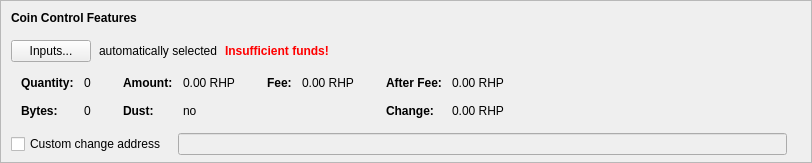
    <widget class="QFrame" name="frameCoinControl">
     <property name="sizePolicy">
      <sizepolicy hsizetype="Expanding" vsizetype="Expanding">
       <horstretch>0</horstretch>
       <verstretch>0</verstretch>
      </sizepolicy>
     </property>
     <property name="maximumSize">
      <size>
       <width>16777215</width>
       <height>16777215</height>
      </size>
     </property>
     <property name="frameShape">
      <enum>QFrame::StyledPanel</enum>
     </property>
     <property name="frameShadow">
      <enum>QFrame::Sunken</enum>
     </property>
     <layout class="QVBoxLayout" name="verticalLayoutCoinControl2">
      <property name="spacing">
       <number>0</number>
      </property>
      <property name="leftMargin">
       <number>0</number>
      </property>
      <property name="topMargin">
       <number>0</number>
      </property>
      <property name="rightMargin">
       <number>0</number>
      </property>
      <property name="bottomMargin">
       <number>6</number>
      </property>
      <item>
       <layout class="QVBoxLayout" name="verticalLayoutCoinControl" stretch="0,0,0,0,1">
        <property name="spacing">
         <number>0</number>
        </property>
        <property name="leftMargin">
         <number>10</number>
        </property>
        <property name="topMargin">
         <number>10</number>
        </property>
        <item>
         <layout class="QHBoxLayout" name="horizontalLayoutCoinControl1">
          <property name="bottomMargin">
           <number>15</number>
          </property>
          <item>
           <widget class="QLabel" name="labelCoinControlFeatures">
            <property name="sizePolicy">
             <sizepolicy hsizetype="Preferred" vsizetype="Maximum">
              <horstretch>0</horstretch>
              <verstretch>0</verstretch>
             </sizepolicy>
            </property>
            <property name="font">
             <font>
              <weight>75</weight>
              <bold>true</bold>
             </font>
            </property>
            <property name="styleSheet">
             <string notr="true">font-weight:bold;</string>
            </property>
            <property name="text">
             <string>Coin Control Features</string>
            </property>
           </widget>
          </item>
         </layout>
        </item>
        <item>
         <layout class="QHBoxLayout" name="horizontalLayoutCoinControl2" stretch="0,0,0,0">
          <property name="spacing">
           <number>8</number>
          </property>
          <property name="bottomMargin">
           <number>10</number>
          </property>
          <item>
           <widget class="QPushButton" name="pushButtonCoinControl">
            <property name="styleSheet">
             <string notr="true"/>
            </property>
            <property name="text">
             <string>Inputs...</string>
            </property>
            <property name="autoDefault">
             <bool>false</bool>
            </property>
           </widget>
          </item>
          <item>
           <widget class="QLabel" name="labelCoinControlAutomaticallySelected">
            <property name="text">
             <string>automatically selected</string>
            </property>
            <property name="margin">
             <number>5</number>
            </property>
           </widget>
          </item>
          <item>
           <widget class="QLabel" name="labelCoinControlInsuffFunds">
            <property name="font">
             <font>
              <weight>75</weight>
              <bold>true</bold>
             </font>
            </property>
            <property name="styleSheet">
             <string notr="true">color:red;font-weight:bold;</string>
            </property>
            <property name="text">
             <string>Insufficient funds!</string>
            </property>
            <property name="margin">
             <number>5</number>
            </property>
           </widget>
          </item>
          <item>
           <spacer name="horizontalSpacerCoinControl">
            <property name="orientation">
             <enum>Qt::Horizontal</enum>
            </property>
            <property name="sizeHint" stdset="0">
             <size>
              <width>40</width>
              <height>1</height>
             </size>
            </property>
           </spacer>
          </item>
         </layout>
        </item>
        <item>
         <widget class="QWidget" name="widgetCoinControl" native="true">
          <property name="sizePolicy">
           <sizepolicy hsizetype="Preferred" vsizetype="Preferred">
            <horstretch>0</horstretch>
            <verstretch>0</verstretch>
           </sizepolicy>
          </property>
          <property name="minimumSize">
           <size>
            <width>0</width>
            <height>0</height>
           </size>
          </property>
          <property name="styleSheet">
           <string notr="true"/>
          </property>
          <layout class="QHBoxLayout" name="horizontalLayoutCoinControl5">
           <property name="leftMargin">
            <number>0</number>
           </property>
           <property name="topMargin">
            <number>0</number>
           </property>
           <property name="rightMargin">
            <number>0</number>
           </property>
           <property name="bottomMargin">
            <number>0</number>
           </property>
           <item>
            <layout class="QHBoxLayout" name="horizontalLayoutCoinControl3" stretch="0,0,0,1">
             <property name="spacing">
              <number>20</number>
             </property>
             <property name="topMargin">
              <number>0</number>
             </property>
             <property name="bottomMargin">
              <number>10</number>
             </property>
             <item>
              <layout class="QFormLayout" name="formLayoutCoinControl1">
               <property name="horizontalSpacing">
                <number>10</number>
               </property>
               <property name="verticalSpacing">
                <number>14</number>
               </property>
               <property name="leftMargin">
                <number>10</number>
               </property>
               <property name="topMargin">
                <number>4</number>
               </property>
               <property name="rightMargin">
                <number>6</number>
               </property>
               <item row="0" column="0">
                <widget class="QLabel" name="labelCoinControlQuantityText">
                 <property name="font">
                  <font>
                   <weight>75</weight>
                   <bold>true</bold>
                  </font>
                 </property>
                 <property name="text">
                  <string>Quantity:</string>
                 </property>
                 <property name="margin">
                  <number>0</number>
                 </property>
                </widget>
               </item>
               <item row="0" column="1">
                <widget class="QLabel" name="labelCoinControlQuantity">
                 <property name="cursor">
                  <cursorShape>IBeamCursor</cursorShape>
                 </property>
                 <property name="contextMenuPolicy">
                  <enum>Qt::ActionsContextMenu</enum>
                 </property>
                 <property name="text">
                  <string notr="true">0</string>
                 </property>
                 <property name="margin">
                  <number>0</number>
                 </property>
                 <property name="textInteractionFlags">
                  <set>Qt::LinksAccessibleByMouse|Qt::TextSelectableByKeyboard|Qt::TextSelectableByMouse</set>
                 </property>
                </widget>
               </item>
               <item row="1" column="0">
                <widget class="QLabel" name="labelCoinControlBytesText">
                 <property name="font">
                  <font>
                   <weight>75</weight>
                   <bold>true</bold>
                  </font>
                 </property>
                 <property name="text">
                  <string>Bytes:</string>
                 </property>
                </widget>
               </item>
               <item row="1" column="1">
                <widget class="QLabel" name="labelCoinControlBytes">
                 <property name="cursor">
                  <cursorShape>IBeamCursor</cursorShape>
                 </property>
                 <property name="contextMenuPolicy">
                  <enum>Qt::ActionsContextMenu</enum>
                 </property>
                 <property name="text">
                  <string notr="true">0</string>
                 </property>
                 <property name="textInteractionFlags">
                  <set>Qt::LinksAccessibleByMouse|Qt::TextSelectableByKeyboard|Qt::TextSelectableByMouse</set>
                 </property>
                </widget>
               </item>
              </layout>
             </item>
             <item>
              <layout class="QFormLayout" name="formLayoutCoinControl2">
               <property name="horizontalSpacing">
                <number>10</number>
               </property>
               <property name="verticalSpacing">
                <number>14</number>
               </property>
               <property name="leftMargin">
                <number>6</number>
               </property>
               <property name="topMargin">
                <number>4</number>
               </property>
               <property name="rightMargin">
                <number>6</number>
               </property>
               <item row="0" column="0">
                <widget class="QLabel" name="labelCoinControlAmountText">
                 <property name="font">
                  <font>
                   <weight>75</weight>
                   <bold>true</bold>
                  </font>
                 </property>
                 <property name="text">
                  <string>Amount:</string>
                 </property>
                 <property name="margin">
                  <number>0</number>
                 </property>
                </widget>
               </item>
               <item row="0" column="1">
                <widget class="QLabel" name="labelCoinControlAmount">
                 <property name="cursor">
                  <cursorShape>IBeamCursor</cursorShape>
                 </property>
                 <property name="contextMenuPolicy">
                  <enum>Qt::ActionsContextMenu</enum>
                 </property>
                 <property name="text">
                  <string notr="true">0.00 RHP</string>
                 </property>
                 <property name="textInteractionFlags">
                  <set>Qt::LinksAccessibleByMouse|Qt::TextSelectableByKeyboard|Qt::TextSelectableByMouse</set>
                 </property>
                </widget>
               </item>
               <item row="1" column="0">
                <widget class="QLabel" name="labelCoinControlLowOutputText">
                 <property name="font">
                  <font>
                   <weight>75</weight>
                   <bold>true</bold>
                  </font>
                 </property>
                 <property name="text">
                  <string>Dust:</string>
                 </property>
                </widget>
               </item>
               <item row="1" column="1">
                <widget class="QLabel" name="labelCoinControlLowOutput">
                 <property name="cursor">
                  <cursorShape>IBeamCursor</cursorShape>
                 </property>
                 <property name="contextMenuPolicy">
                  <enum>Qt::ActionsContextMenu</enum>
                 </property>
                 <property name="text">
                  <string notr="true">no</string>
                 </property>
                 <property name="textInteractionFlags">
                  <set>Qt::LinksAccessibleByMouse|Qt::TextSelectableByKeyboard|Qt::TextSelectableByMouse</set>
                 </property>
                </widget>
               </item>
              </layout>
             </item>
             <item>
              <layout class="QFormLayout" name="formLayoutCoinControl3">
               <property name="horizontalSpacing">
                <number>10</number>
               </property>
               <property name="verticalSpacing">
                <number>14</number>
               </property>
               <property name="leftMargin">
                <number>6</number>
               </property>
               <property name="topMargin">
                <number>4</number>
               </property>
               <property name="rightMargin">
                <number>6</number>
               </property>
               <item row="0" column="0">
                <widget class="QLabel" name="labelCoinControlFeeText">
                 <property name="font">
                  <font>
                   <weight>75</weight>
                   <bold>true</bold>
                  </font>
                 </property>
                 <property name="text">
                  <string>Fee:</string>
                 </property>
                 <property name="margin">
                  <number>0</number>
                 </property>
                </widget>
               </item>
               <item row="0" column="1">
                <widget class="QLabel" name="labelCoinControlFee">
                 <property name="cursor">
                  <cursorShape>IBeamCursor</cursorShape>
                 </property>
                 <property name="contextMenuPolicy">
                  <enum>Qt::ActionsContextMenu</enum>
                 </property>
                 <property name="text">
                  <string notr="true">0.00 RHP</string>
                 </property>
                 <property name="textInteractionFlags">
                  <set>Qt::LinksAccessibleByMouse|Qt::TextSelectableByKeyboard|Qt::TextSelectableByMouse</set>
                 </property>
                </widget>
               </item>
              </layout>
             </item>
             <item>
              <layout class="QFormLayout" name="formLayoutCoinControl4">
               <property name="horizontalSpacing">
                <number>10</number>
               </property>
               <property name="verticalSpacing">
                <number>14</number>
               </property>
               <property name="leftMargin">
                <number>6</number>
               </property>
               <property name="topMargin">
                <number>4</number>
               </property>
               <property name="rightMargin">
                <number>6</number>
               </property>
               <item row="0" column="0">
                <widget class="QLabel" name="labelCoinControlAfterFeeText">
                 <property name="font">
                  <font>
                   <weight>75</weight>
                   <bold>true</bold>
                  </font>
                 </property>
                 <property name="text">
                  <string>After Fee:</string>
                 </property>
                 <property name="margin">
                  <number>0</number>
                 </property>
                </widget>
               </item>
               <item row="0" column="1">
                <widget class="QLabel" name="labelCoinControlAfterFee">
                 <property name="cursor">
                  <cursorShape>IBeamCursor</cursorShape>
                 </property>
                 <property name="contextMenuPolicy">
                  <enum>Qt::ActionsContextMenu</enum>
                 </property>
                 <property name="text">
                  <string notr="true">0.00 RHP</string>
                 </property>
                 <property name="textInteractionFlags">
                  <set>Qt::LinksAccessibleByMouse|Qt::TextSelectableByKeyboard|Qt::TextSelectableByMouse</set>
                 </property>
                </widget>
               </item>
               <item row="1" column="0">
                <widget class="QLabel" name="labelCoinControlChangeText">
                 <property name="font">
                  <font>
                   <weight>75</weight>
                   <bold>true</bold>
                  </font>
                 </property>
                 <property name="text">
                  <string>Change:</string>
                 </property>
                </widget>
               </item>
               <item row="1" column="1">
                <widget class="QLabel" name="labelCoinControlChange">
                 <property name="cursor">
                  <cursorShape>IBeamCursor</cursorShape>
                 </property>
                 <property name="contextMenuPolicy">
                  <enum>Qt::ActionsContextMenu</enum>
                 </property>
                 <property name="text">
                  <string notr="true">0.00 RHP</string>
                 </property>
                 <property name="textInteractionFlags">
                  <set>Qt::LinksAccessibleByMouse|Qt::TextSelectableByKeyboard|Qt::TextSelectableByMouse</set>
                 </property>
                </widget>
               </item>
              </layout>
             </item>
            </layout>
           </item>
          </layout>
         </widget>
        </item>
        <item>
         <layout class="QHBoxLayout" name="horizontalLayoutCoinControl4" stretch="0,0,0">
          <property name="spacing">
           <number>12</number>
          </property>
          <property name="sizeConstraint">
           <enum>QLayout::SetDefaultConstraint</enum>
          </property>
          <property name="topMargin">
           <number>5</number>
          </property>
          <property name="rightMargin">
           <number>5</number>
          </property>
          <item>
           <widget class="QCheckBox" name="checkBoxCoinControlChange">
            <property name="toolTip">
             <string>If this is activated, but the change address is empty or invalid, change will be sent to a newly generated address.</string>
            </property>
            <property name="text">
             <string>Custom change address</string>
            </property>
           </widget>
          </item>
          <item>
           <widget class="QValidatedLineEdit" name="lineEditCoinControlChange">
            <property name="enabled">
             <bool>false</bool>
            </property>
            <property name="sizePolicy">
             <sizepolicy hsizetype="Expanding" vsizetype="Fixed">
              <horstretch>0</horstretch>
              <verstretch>0</verstretch>
             </sizepolicy>
            </property>
           </widget>
          </item>
          <item>
           <widget class="QLabel" name="labelCoinControlChangeLabel">
            <property name="sizePolicy">
             <sizepolicy hsizetype="Preferred" vsizetype="Expanding">
              <horstretch>0</horstretch>
              <verstretch>0</verstretch>
             </sizepolicy>
            </property>
            <property name="minimumSize">
             <size>
              <width>0</width>
              <height>0</height>
             </size>
            </property>
            <property name="text">
             <string/>
            </property>
            <property name="margin">
             <number>3</number>
            </property>
           </widget>
          </item>
         </layout>
        </item>
        <item>
         <spacer name="verticalSpacerCoinControl">
          <property name="orientation">
           <enum>Qt::Vertical</enum>
          </property>
          <property name="sizeHint" stdset="0">
           <size>
            <width>800</width>
            <height>1</height>
           </size>
          </property>
         </spacer>
        </item>
       </layout>
      </item>
     </layout>
    </widget>
